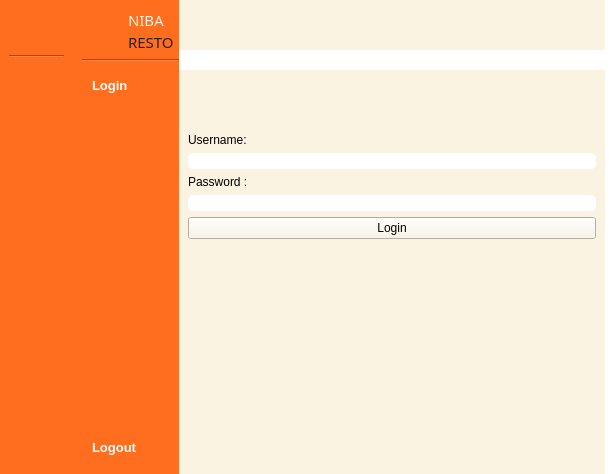
<?xml version="1.0" encoding="UTF-8"?>
<ui version="4.0">
 <class>MainWindow</class>
 <widget class="QMainWindow" name="MainWindow">
  <property name="geometry">
   <rect>
    <x>0</x>
    <y>0</y>
    <width>614</width>
    <height>474</height>
   </rect>
  </property>
  <property name="windowTitle">
   <string>MainWindow</string>
  </property>
  <property name="styleSheet">
   <string notr="true">background-color: rgb(255, 255, 255);</string>
  </property>
  <widget class="QWidget" name="centralwidget">
   <layout class="QGridLayout" name="gridLayout">
    <property name="leftMargin">
     <number>0</number>
    </property>
    <property name="topMargin">
     <number>0</number>
    </property>
    <property name="rightMargin">
     <number>0</number>
    </property>
    <property name="bottomMargin">
     <number>0</number>
    </property>
    <property name="horizontalSpacing">
     <number>0</number>
    </property>
    <item row="0" column="0">
     <widget class="QWidget" name="icon_only_widget" native="true">
      <property name="maximumSize">
       <size>
        <width>75</width>
        <height>16777215</height>
       </size>
      </property>
      <property name="styleSheet">
       <string notr="true">QPushButton {
	text-align: center;
	border-radius: 12px;
    padding: 10px;
    border: 0px;
	color: white;
    font-weight: 600;
}

QPushButton:hover {
	background-color: rgb(181, 171, 146);
}

QPushButton:checked {
	color: black;
	background-color: #FAF3E1;
}

QWidget {
	background-color: #FF6D1F;
}</string>
      </property>
      <layout class="QVBoxLayout" name="verticalLayout">
       <item>
        <layout class="QVBoxLayout" name="verticalLayout_7">
         <item>
          <layout class="QHBoxLayout" name="horizontalLayout_4">
           <property name="rightMargin">
            <number>5</number>
           </property>
           <item>
            <widget class="QLabel" name="label_4">
             <property name="sizePolicy">
              <sizepolicy hsizetype="Fixed" vsizetype="Fixed">
               <horstretch>0</horstretch>
               <verstretch>0</verstretch>
              </sizepolicy>
             </property>
             <property name="minimumSize">
              <size>
               <width>40</width>
               <height>40</height>
              </size>
             </property>
             <property name="maximumSize">
              <size>
               <width>40</width>
               <height>40</height>
              </size>
             </property>
             <property name="styleSheet">
              <string notr="true">QLabel {
    background-color: transparent;
    border-radius: 20px;
    background-image: url(:/yourpic.png);
    background-repeat: no-repeat;
    background-position: center;
}
</string>
             </property>
             <property name="text">
              <string/>
             </property>
             <property name="pixmap">
              <pixmap resource="images.qrc">:/image/images/logo-rounded.png</pixmap>
             </property>
             <property name="scaledContents">
              <bool>true</bool>
             </property>
            </widget>
           </item>
          </layout>
         </item>
         <item>
          <widget class="Line" name="line">
           <property name="orientation">
            <enum>Qt::Horizontal</enum>
           </property>
          </widget>
         </item>
         <item>
          <widget class="QPushButton" name="btn_user_icon">
           <property name="font">
            <font>
             <family>MS Sans Serif</family>
             <pointsize>10</pointsize>
             <weight>75</weight>
             <bold>true</bold>
            </font>
           </property>
           <property name="styleSheet">
            <string notr="true"/>
           </property>
           <property name="text">
            <string/>
           </property>
           <property name="icon">
            <iconset resource="images.qrc">
             <normaloff>:/image/images/mage--users-fill-off.png</normaloff>
             <normalon>:/image/images/mage--users-fill.png</normalon>:/image/images/mage--users-fill-off.png</iconset>
           </property>
           <property name="iconSize">
            <size>
             <width>20</width>
             <height>20</height>
            </size>
           </property>
           <property name="checkable">
            <bool>true</bool>
           </property>
           <property name="autoExclusive">
            <bool>true</bool>
           </property>
          </widget>
         </item>
         <item>
          <spacer name="verticalSpacer_3">
           <property name="orientation">
            <enum>Qt::Vertical</enum>
           </property>
           <property name="sizeHint" stdset="0">
            <size>
             <width>40</width>
             <height>200</height>
            </size>
           </property>
          </spacer>
         </item>
         <item>
          <widget class="QPushButton" name="btn_logout_icon">
           <property name="font">
            <font>
             <family>MS Sans Serif</family>
             <pointsize>10</pointsize>
             <weight>75</weight>
             <bold>true</bold>
            </font>
           </property>
           <property name="styleSheet">
            <string notr="true">QPushButton {
	border-radius: 12px;
}</string>
           </property>
           <property name="text">
            <string/>
           </property>
           <property name="icon">
            <iconset resource="images.qrc">
             <normaloff>:/image/images/mage--shut-down-fill-off.png</normaloff>
             <normalon>:/image/images/mage--shut-down-fill.png</normalon>:/image/images/mage--shut-down-fill-off.png</iconset>
           </property>
           <property name="iconSize">
            <size>
             <width>20</width>
             <height>20</height>
            </size>
           </property>
          </widget>
         </item>
        </layout>
       </item>
      </layout>
     </widget>
    </item>
    <item row="0" column="1">
     <widget class="QWidget" name="icon_name_widget" native="true">
      <property name="maximumSize">
       <size>
        <width>150</width>
        <height>16777215</height>
       </size>
      </property>
      <property name="styleSheet">
       <string notr="true">QPushButton {
	text-align: left;
	border-top-left-radius: 12px;
	border-bottom-left-radius: 12px;
    padding: 10px;
    border: 0px;
	color: white;
    font-weight: 600;
}

QPushButton:hover {
	background-color: rgb(181, 171, 146);
}

QPushButton:checked {
	color: black;
	background-color: #FAF3E1;
}

QWidget {
	background-color: #FF6D1F;
}</string>
      </property>
      <layout class="QVBoxLayout" name="verticalLayout_4">
       <property name="leftMargin">
        <number>9</number>
       </property>
       <property name="topMargin">
        <number>9</number>
       </property>
       <property name="rightMargin">
        <number>0</number>
       </property>
       <property name="bottomMargin">
        <number>9</number>
       </property>
       <item>
        <layout class="QVBoxLayout" name="verticalLayout_2">
         <item>
          <layout class="QHBoxLayout" name="horizontalLayout_2">
           <property name="rightMargin">
            <number>5</number>
           </property>
           <item>
            <widget class="QLabel" name="label_2">
             <property name="sizePolicy">
              <sizepolicy hsizetype="Fixed" vsizetype="Fixed">
               <horstretch>0</horstretch>
               <verstretch>0</verstretch>
              </sizepolicy>
             </property>
             <property name="minimumSize">
              <size>
               <width>40</width>
               <height>40</height>
              </size>
             </property>
             <property name="maximumSize">
              <size>
               <width>40</width>
               <height>40</height>
              </size>
             </property>
             <property name="styleSheet">
              <string notr="true">QLabel {
    background-color: transparent;
    border-radius: 20px;
    background-image: url(:/yourpic.png);
    background-repeat: no-repeat;
    background-position: center;
}
</string>
             </property>
             <property name="text">
              <string/>
             </property>
             <property name="pixmap">
              <pixmap resource="images.qrc">:/image/images/logo-rounded.png</pixmap>
             </property>
             <property name="scaledContents">
              <bool>true</bool>
             </property>
            </widget>
           </item>
           <item>
            <layout class="QVBoxLayout" name="verticalLayout_3">
             <property name="spacing">
              <number>0</number>
             </property>
             <item>
              <widget class="QLabel" name="label_3">
               <property name="maximumSize">
                <size>
                 <width>50</width>
                 <height>16777215</height>
                </size>
               </property>
               <property name="font">
                <font>
                 <family>Bauhaus 93</family>
                 <pointsize>11</pointsize>
                 <weight>50</weight>
                 <bold>false</bold>
                 <strikeout>false</strikeout>
                 <kerning>true</kerning>
                </font>
               </property>
               <property name="styleSheet">
                <string notr="true">color: #FAF3E1;</string>
               </property>
               <property name="text">
                <string>NIBA</string>
               </property>
               <property name="textFormat">
                <enum>Qt::PlainText</enum>
               </property>
              </widget>
             </item>
             <item>
              <widget class="QLabel" name="label_5">
               <property name="sizePolicy">
                <sizepolicy hsizetype="Minimum" vsizetype="Preferred">
                 <horstretch>0</horstretch>
                 <verstretch>0</verstretch>
                </sizepolicy>
               </property>
               <property name="maximumSize">
                <size>
                 <width>50</width>
                 <height>16777215</height>
                </size>
               </property>
               <property name="font">
                <font>
                 <family>Bauhaus 93</family>
                 <pointsize>11</pointsize>
                 <weight>50</weight>
                 <bold>false</bold>
                 <strikeout>false</strikeout>
                 <kerning>true</kerning>
                </font>
               </property>
               <property name="styleSheet">
                <string notr="true">color: #222222;</string>
               </property>
               <property name="text">
                <string>RESTO</string>
               </property>
               <property name="textFormat">
                <enum>Qt::PlainText</enum>
               </property>
               <property name="scaledContents">
                <bool>false</bool>
               </property>
              </widget>
             </item>
            </layout>
           </item>
          </layout>
         </item>
         <item>
          <widget class="Line" name="line_2">
           <property name="orientation">
            <enum>Qt::Horizontal</enum>
           </property>
          </widget>
         </item>
         <item>
          <widget class="QPushButton" name="btn_user_expanded">
           <property name="font">
            <font>
             <family>MS Sans Serif</family>
             <pointsize>10</pointsize>
             <weight>75</weight>
             <bold>true</bold>
            </font>
           </property>
           <property name="styleSheet">
            <string notr="true"/>
           </property>
           <property name="text">
            <string>Login</string>
           </property>
           <property name="icon">
            <iconset resource="images.qrc">
             <normaloff>:/image/images/mage--users-fill-off.png</normaloff>
             <normalon>:/image/images/mage--users-fill.png</normalon>:/image/images/mage--users-fill-off.png</iconset>
           </property>
           <property name="iconSize">
            <size>
             <width>20</width>
             <height>20</height>
            </size>
           </property>
           <property name="checkable">
            <bool>true</bool>
           </property>
           <property name="autoExclusive">
            <bool>true</bool>
           </property>
          </widget>
         </item>
         <item>
          <spacer name="verticalSpacer_2">
           <property name="orientation">
            <enum>Qt::Vertical</enum>
           </property>
           <property name="sizeHint" stdset="0">
            <size>
             <width>40</width>
             <height>200</height>
            </size>
           </property>
          </spacer>
         </item>
         <item>
          <widget class="QPushButton" name="btn_logout_expanded">
           <property name="font">
            <font>
             <family>MS Sans Serif</family>
             <pointsize>10</pointsize>
             <weight>75</weight>
             <bold>true</bold>
            </font>
           </property>
           <property name="styleSheet">
            <string notr="true">QPushButton {
	border-radius: 12px;
}</string>
           </property>
           <property name="text">
            <string>Logout</string>
           </property>
           <property name="icon">
            <iconset resource="images.qrc">
             <normaloff>:/image/images/mage--shut-down-fill-off.png</normaloff>
             <normalon>:/image/images/mage--shut-down-fill.png</normalon>:/image/images/mage--shut-down-fill-off.png</iconset>
           </property>
           <property name="iconSize">
            <size>
             <width>20</width>
             <height>20</height>
            </size>
           </property>
          </widget>
         </item>
        </layout>
       </item>
      </layout>
     </widget>
    </item>
    <item row="0" column="2">
     <widget class="QWidget" name="main_menu" native="true">
      <property name="styleSheet">
       <string notr="true">background-color: rgb(255, 255, 255);</string>
      </property>
      <layout class="QVBoxLayout" name="verticalLayout_5">
       <property name="spacing">
        <number>0</number>
       </property>
       <property name="leftMargin">
        <number>0</number>
       </property>
       <property name="topMargin">
        <number>0</number>
       </property>
       <property name="bottomMargin">
        <number>0</number>
       </property>
       <item>
        <widget class="QWidget" name="widget" native="true">
         <property name="minimumSize">
          <size>
           <width>0</width>
           <height>50</height>
          </size>
         </property>
         <property name="maximumSize">
          <size>
           <width>16777215</width>
           <height>50</height>
          </size>
         </property>
         <property name="styleSheet">
          <string notr="true">background-color: rgb(250, 243, 225);</string>
         </property>
         <layout class="QHBoxLayout" name="horizontalLayout_6">
          <item>
           <layout class="QHBoxLayout" name="horizontalLayout">
            <item>
             <widget class="QPushButton" name="btn_expand">
              <property name="styleSheet">
               <string notr="true">QPushButton {
	text-align: left;
	border-radius: 12px;
    padding: 10px;
    border: 0px;
	color: black;
    font-weight: 600;
}

QPushButton:hover {
	background-color: #F5E7C6;
}

QPushButton:checked {
	background-color: #222222;
}</string>
              </property>
              <property name="text">
               <string/>
              </property>
              <property name="icon">
               <iconset resource="images.qrc">
                <normaloff>:/image/images/mage--dash-menu-off.png</normaloff>
                <normalon>:/image/images/mage--double-arrow-left-off.png</normalon>:/image/images/mage--dash-menu-off.png</iconset>
              </property>
              <property name="iconSize">
               <size>
                <width>20</width>
                <height>20</height>
               </size>
              </property>
              <property name="checkable">
               <bool>true</bool>
              </property>
             </widget>
            </item>
            <item>
             <spacer name="horizontalSpacer">
              <property name="orientation">
               <enum>Qt::Horizontal</enum>
              </property>
              <property name="sizeHint" stdset="0">
               <size>
                <width>20</width>
                <height>118</height>
               </size>
              </property>
             </spacer>
            </item>
           </layout>
          </item>
         </layout>
        </widget>
       </item>
       <item>
        <spacer name="horizontalSpacer_2">
         <property name="orientation">
          <enum>Qt::Horizontal</enum>
         </property>
         <property name="sizeHint" stdset="0">
          <size>
           <width>40</width>
           <height>20</height>
          </size>
         </property>
        </spacer>
       </item>
       <item>
        <widget class="QWidget" name="widget_2" native="true">
         <property name="styleSheet">
          <string notr="true">QWidget {
	background-color: rgb(250, 243, 225);
}

QLabel {
	color:black;
}

QLineEdit {
	background-color: white;
	border-radius:  5px;
}

QComboBox {
	background-color: white;
	border-radius: 5px;
}</string>
         </property>
         <layout class="QVBoxLayout" name="verticalLayout_6">
          <item>
           <layout class="QHBoxLayout" name="horizontalLayout_3"/>
          </item>
          <item>
           <spacer name="verticalSpacer">
            <property name="orientation">
             <enum>Qt::Vertical</enum>
            </property>
            <property name="sizeHint" stdset="0">
             <size>
              <width>20</width>
              <height>40</height>
             </size>
            </property>
           </spacer>
          </item>
          <item>
           <widget class="QLabel" name="label">
            <property name="text">
             <string>Username:</string>
            </property>
           </widget>
          </item>
          <item>
           <widget class="QLineEdit" name="lineEdit"/>
          </item>
          <item>
           <widget class="QLabel" name="label_6">
            <property name="text">
             <string>Password :</string>
            </property>
           </widget>
          </item>
          <item>
           <widget class="QLineEdit" name="lineEdit_2"/>
          </item>
          <item>
           <widget class="QPushButton" name="pushButton">
            <property name="text">
             <string>Login</string>
            </property>
           </widget>
          </item>
          <item>
           <spacer name="verticalSpacer_5">
            <property name="orientation">
             <enum>Qt::Vertical</enum>
            </property>
            <property name="sizeHint" stdset="0">
             <size>
              <width>20</width>
              <height>40</height>
             </size>
            </property>
           </spacer>
          </item>
          <item>
           <spacer name="verticalSpacer_4">
            <property name="orientation">
             <enum>Qt::Vertical</enum>
            </property>
            <property name="sizeHint" stdset="0">
             <size>
              <width>20</width>
              <height>172</height>
             </size>
            </property>
           </spacer>
          </item>
         </layout>
        </widget>
       </item>
      </layout>
     </widget>
    </item>
   </layout>
  </widget>
 </widget>
 <resources>
  <include location="images.qrc"/>
 </resources>
 <connections>
  <connection>
   <sender>btn_expand</sender>
   <signal>toggled(bool)</signal>
   <receiver>icon_only_widget</receiver>
   <slot>setHidden(bool)</slot>
   <hints>
    <hint type="sourcelabel">
     <x>221</x>
     <y>54</y>
    </hint>
    <hint type="destinationlabel">
     <x>63</x>
     <y>252</y>
    </hint>
   </hints>
  </connection>
  <connection>
   <sender>btn_expand</sender>
   <signal>toggled(bool)</signal>
   <receiver>icon_name_widget</receiver>
   <slot>setVisible(bool)</slot>
   <hints>
    <hint type="sourcelabel">
     <x>240</x>
     <y>61</y>
    </hint>
    <hint type="destinationlabel">
     <x>186</x>
     <y>243</y>
    </hint>
   </hints>
  </connection>
  <connection>
   <sender>btn_logout_expanded</sender>
   <signal>clicked()</signal>
   <receiver>MainWindow</receiver>
   <slot>close()</slot>
   <hints>
    <hint type="sourcelabel">
     <x>185</x>
     <y>463</y>
    </hint>
    <hint type="destinationlabel">
     <x>140</x>
     <y>470</y>
    </hint>
   </hints>
  </connection>
  <connection>
   <sender>btn_user_expanded</sender>
   <signal>toggled(bool)</signal>
   <receiver>btn_user_icon</receiver>
   <slot>setChecked(bool)</slot>
   <hints>
    <hint type="sourcelabel">
     <x>109</x>
     <y>148</y>
    </hint>
    <hint type="destinationlabel">
     <x>35</x>
     <y>161</y>
    </hint>
   </hints>
  </connection>
  <connection>
   <sender>btn_user_icon</sender>
   <signal>toggled(bool)</signal>
   <receiver>btn_user_expanded</receiver>
   <slot>setChecked(bool)</slot>
   <hints>
    <hint type="sourcelabel">
     <x>23</x>
     <y>145</y>
    </hint>
    <hint type="destinationlabel">
     <x>168</x>
     <y>144</y>
    </hint>
   </hints>
  </connection>
  <connection>
   <sender>btn_logout_icon</sender>
   <signal>clicked()</signal>
   <receiver>MainWindow</receiver>
   <slot>close()</slot>
   <hints>
    <hint type="sourcelabel">
     <x>38</x>
     <y>445</y>
    </hint>
    <hint type="destinationlabel">
     <x>48</x>
     <y>513</y>
    </hint>
   </hints>
  </connection>
 </connections>
</ui>
